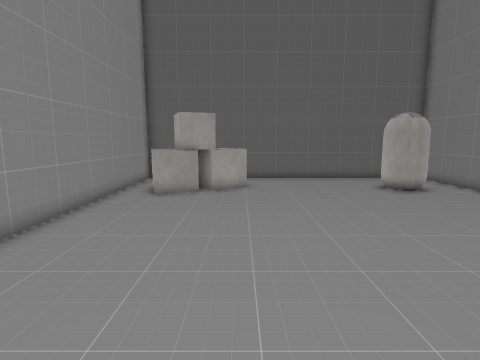
[1] (above)

13 first-person views from a walk through a scene from a Unity 3-D project. The camera is 1.2 m above the floor, tilts 8° down and sees 80° across. The floor is counted in squares, 0.5 m on a side. Each view is taken from the middle of a square. On the plan, view 1 faces up. The plan holds only what a view shows up to about 18 squares ahead; the rest is blank. Some surface patterns are stand-ins.

[2]
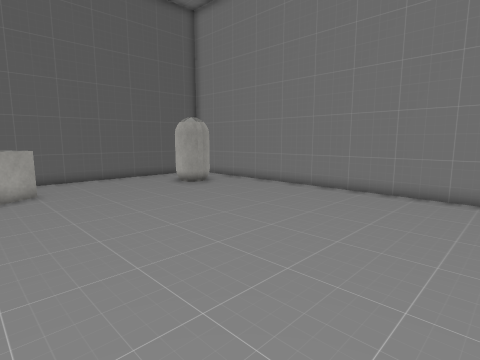

[3]
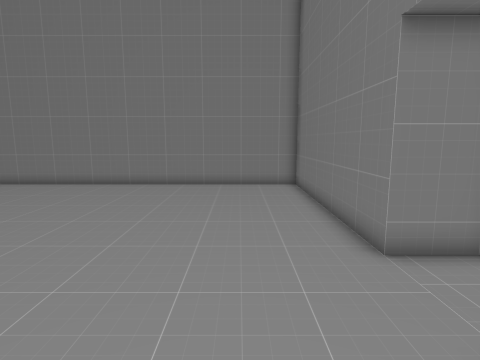

[4]
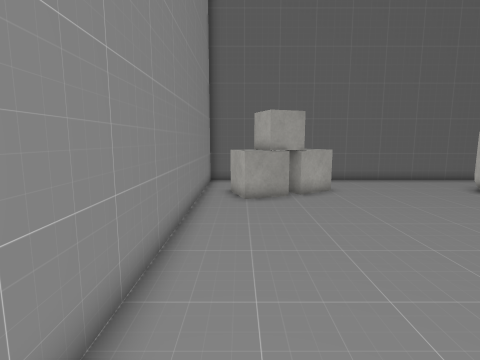

[5]
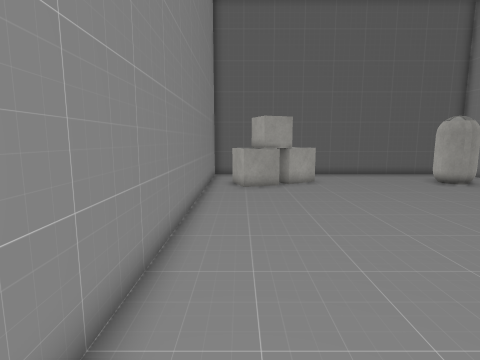

[6]
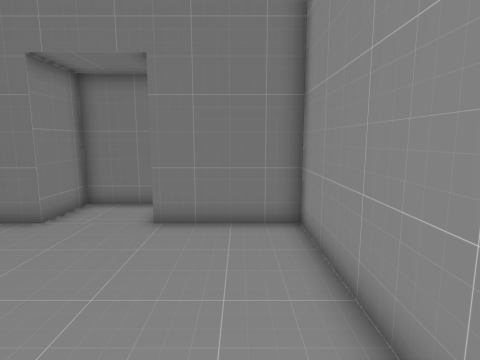

[7]
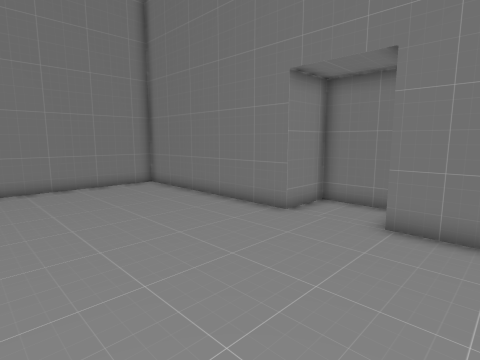

[8]
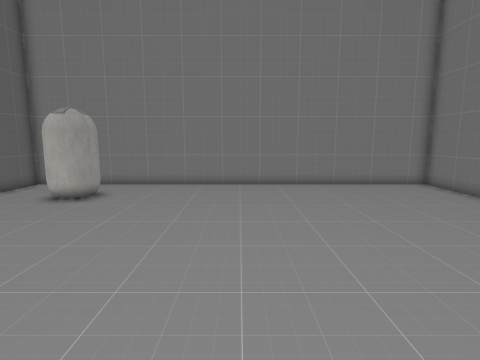

[9]
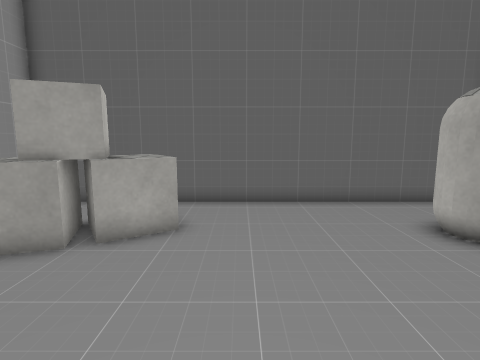

[10]
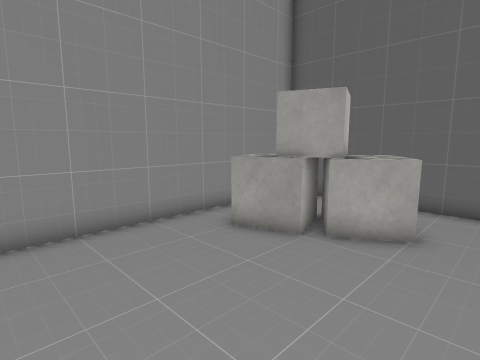

[11]
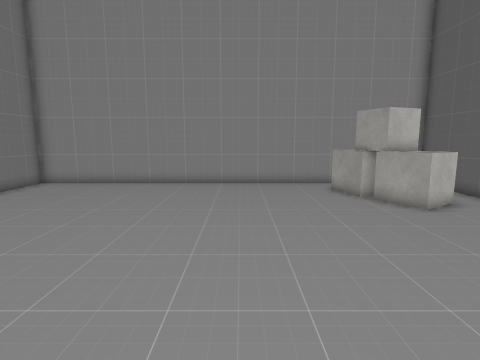

[12]
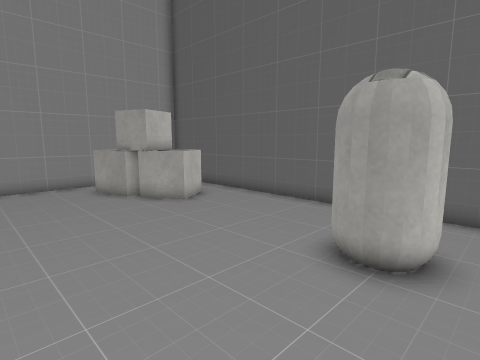

[13]
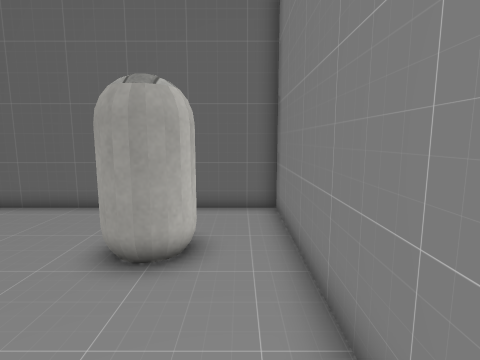

### Floor plan
Points are (right, up) in squares from view 1. A wall is a line through its corners. A room is listed if a view was taken in it or the views show most of it. See-through windows are left out.
Room 1 (views 1, 2, 3, 4, 5, 6, 7, 8, 9, 10, 11, 12, 13)
walls: (-0.8, -5.5) (1.7, -5.5) (1.7, -3) (11.3, -3) (11.3, 18) (-5.8, 18) (-5.8, -3) (-1.5, -3)
ways out: gap at (-5, 14)
objects: other object (-4, 13) to (0, 16); other object (7, 13) to (9, 15)

Positions as (right, up) in squares from view 1, and headings:
1: (0, 0), facing up
2: (-2, 0), facing up-right
3: (-4, 0), facing right
4: (-4, 1), facing up
5: (-4, -2), facing up
6: (-4, 5), facing down
7: (-4, 5), facing down-right
8: (-4, 7), facing right
9: (2, 7), facing up
10: (2, 7), facing up-left
11: (10, 8), facing left
12: (10, 8), facing up-left
13: (10, 8), facing up
